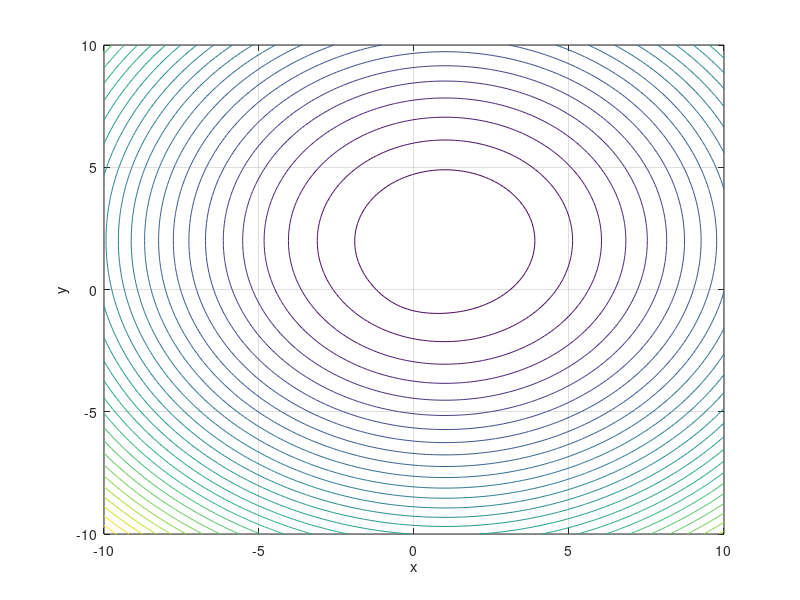

MATLAB code for this plot:
% joonestame funktsiooni nivoojooned (-10st 10ni samm 0.1)
[X,Y]=meshgrid(-10:0.1:10,-10:0.1:10);
% Defineerime funktsiooni
Z = atan(X.^2+Y.^2)+(X-1).^2+(Y-2).^2;
contour(X,Y,Z,30);
xlabel('x')
ylabel('y')
grid on